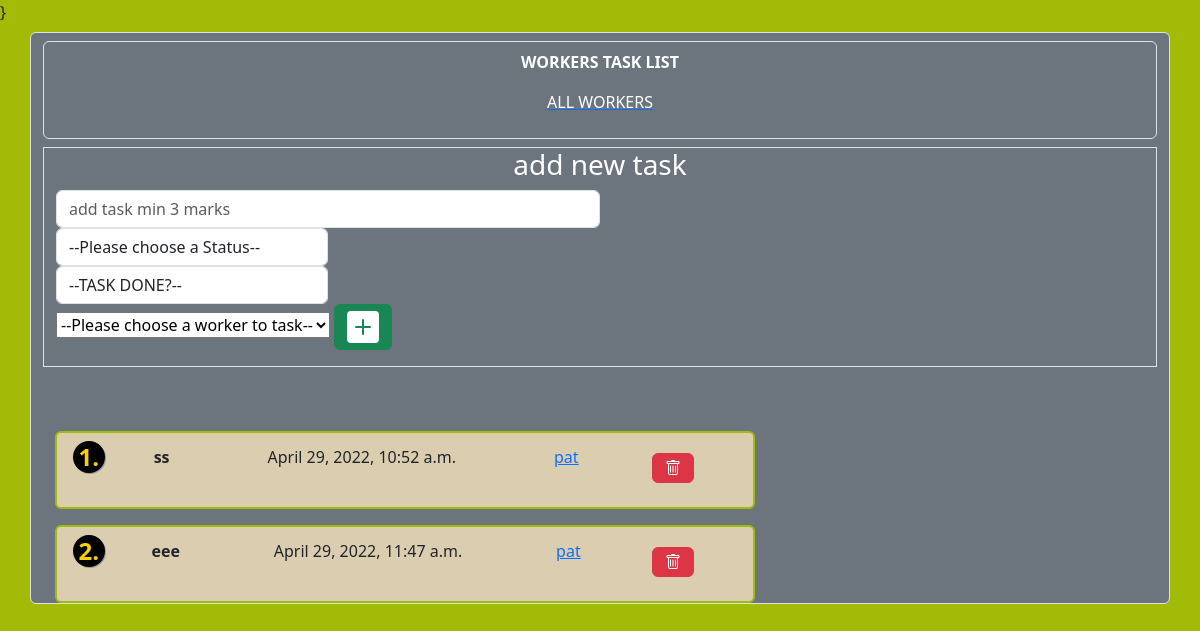
The app's page /, older data.
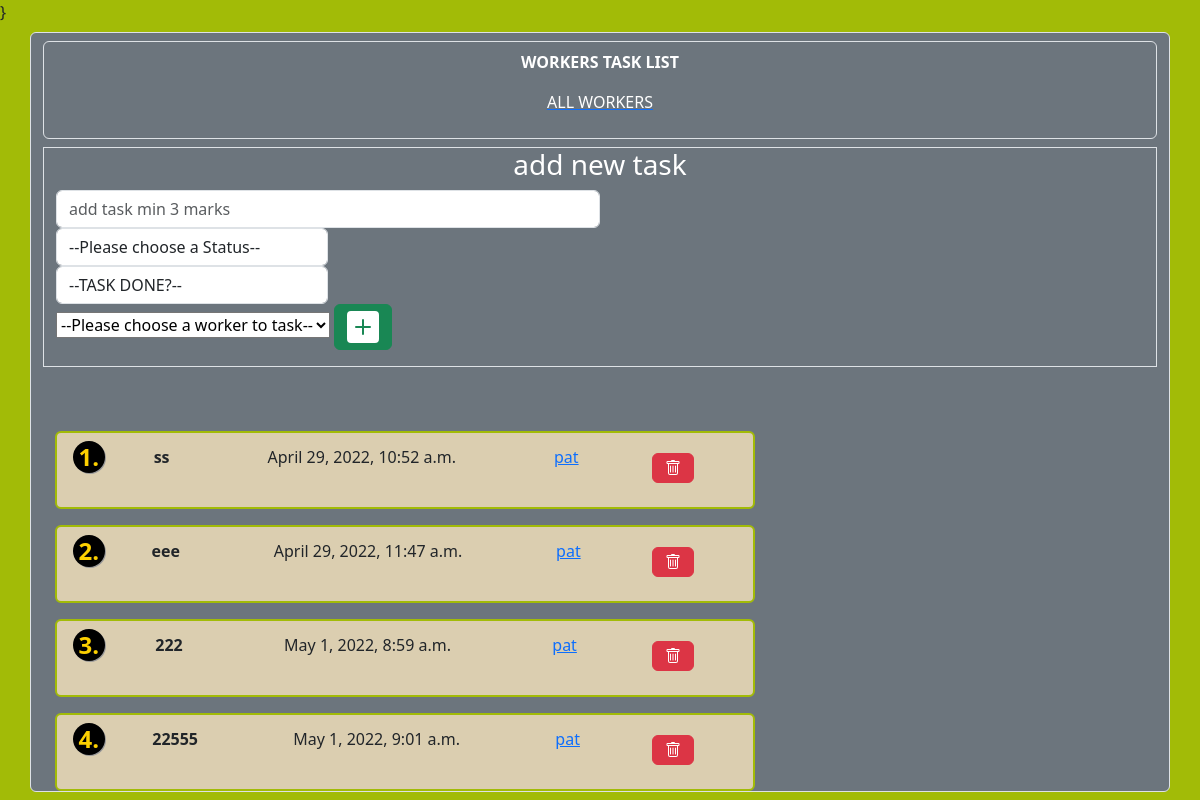
The same page, newer data.
### todo/models.py (models this page shows)
class Task(models.Model):
    TASK_STATUS = [('FR', 'FRESH'), ('IP', 'InPROGRESS'), ('DONE', 'DONE')]
    owner = models.ForeignKey(Worker, on_delete=models.CASCADE)
    content = models.TextField()
    done = models.BooleanField(default=False)
    date = models.DateTimeField(default=timezone.now)
    status = models.CharField(choices=TASK_STATUS, default='FRESH', max_length=80)
    def __str__(self):
        return self.content

class Worker(models.Model):
    forename = models.CharField(max_length=80)
    surname = models.CharField(max_length=80)
    date_od_birth = models.DateField(null=True)
    age = models.IntegerField(default=None)
    content = models.TextField()
    date = models.DateTimeField(default=timezone.now)
    def __str__(self):
        return self.surname

### todo/views.py (the view)
# urls.py: path('', include('todo.urls')),
def todo(request):
    all_workers = Worker.objects.all()
    all_todo_items = Task.objects.all()
    print(Task.objects.all())
    return render(request, 'todo/todo.html', {'all_items': all_todo_items, 'all_workers': all_workers,})

### todo/templates/todo/todo.html (shortened to what this page needs)
{% load static %}}
{% load bootstrap5 %}
{% bootstrap_css %}
<html>
<head>
    <link rel="stylesheet" href="{% static 'todo/todo.css' %}">
</head>
<body style="background-color: #a2bb07;">
    <div class="container border border-warning-2 mt-2 bg-secondary rounded">
                <div class="container mx-auto border border-warning-3 mt-2 p-2 rounded">
                    <p class="text-center text-white fw-bolder">WORKERS TASK LIST</p>
                    <a href="{% url 'all_workers' %}"><p class="text-center text-white"
                    >ALL WORKERS</p>
                    </a>
                </div>
        <div class="text-right border mt-2">
                    <h3 class="text-white text-center">add new task</h3>
                    <div class="container mt-1 mb-2" style="margin-left: auto">
                    <form method="POST" action="addTodo/new/" class="form-inline">{% csrf_token %}
                        <input type="text" class="w-50 form-control" placeholder="add task min 3 marks" name="content">
                        <select class="w-25 form-control" placeholder="STATUS" name="status">
                            <option value="">--Please choose a Status--</option>
                        </select>
                        <select class="w-25 form-control" placeholder="DONE" name="done">
                            <option value="">--TASK DONE?--</option>
                        </select>
                        <select name="worker_id" required="True">
                            <option value="">--Please choose a worker to task--</option>
                        </select>
                        <button type="submit" class="btn btn-success">
                            <svg width="2em" height="2em" viewBox="0 0 16 16" class="bi bi-plus-square-fill" fill="currentColor">
                                <path fill-rule="evenodd" d="M2 0a2 2 0 0 0-2 2v12a2 2 0 0 0 2 2h12a2 2 0 0 0 2-2V2a2 2 0 0 0-2-2H2zm6.5 4.5a.5.5 0 0 0-1 0v3h-3a.5.5 0 0 0 0 1h3v3a.5.5 0 0 0 1 0v-3h3a.5.5 0 0 0 0-1h-3v-3z"/>
                              </svg>
                        </button>
                    </form>
                    </div>
                </div>
    <div class="container mt-5 justify-content-between">
            <ol class="list-group list-group-numbered ml-2 mt-2">
                {% for todo_item in all_items %}
                <li class="list-group-item rounded d-flex mt-3" style="border: 2px solid #a2bb07; background-color: #dbceb0;">
                    <div class="row w-100 pt-1 d-flex">
                        <div class="col-10 d-flex justify-content-around">
                             <div class="text-left"><strong>{{todo_item.content}}</strong></div> {{todo_item.date}} <a href=""> {{todo_item.owner}} </a>
                        </div>
                        <div class="col-2 mt-2 text-right d-flex">
                            <form action="deleteTodo/{{todo_item.id}}/"
                                    method="POST">{% csrf_token %}
                                    <button type="submit" value="del" class="btn btn-danger">
                                    </button>
                                </form>
                        </div>
                    </div>
                </li>
                {% endfor %}
            </ol>
                </div>
            </div>
</body>
</html>

### todo/static/todo/todo.css (style rules this page uses)
ol { max-width: 700px; counter-reset: my-awesome-counter; list-style: none; padding-left: 4px; }
ol li { margin-left: 10px counter-increment: my-awesome-counter; position: relative; }
ol li::before { margin-left: 10px content: counter(my-awesome-counter); color: #fcd000; font-size: 1.5rem; font-weight: bold; --size: 32px; left: calc(-1 * var(--size)); line-height: var(--size); width: var(--size); height: var(--size); top: 0; background: black; border-radius: 50%; text-align: center; box-shadow: 1px 1px 0 #999; }

Row changes from the older to the newer data that the page shows:
added Task: content "222", date "May 1, 2022, 8:59 a.m.", owner "pat"
added Task: content "22555", date "May 1, 2022, 9:01 a.m.", owner "pat"
